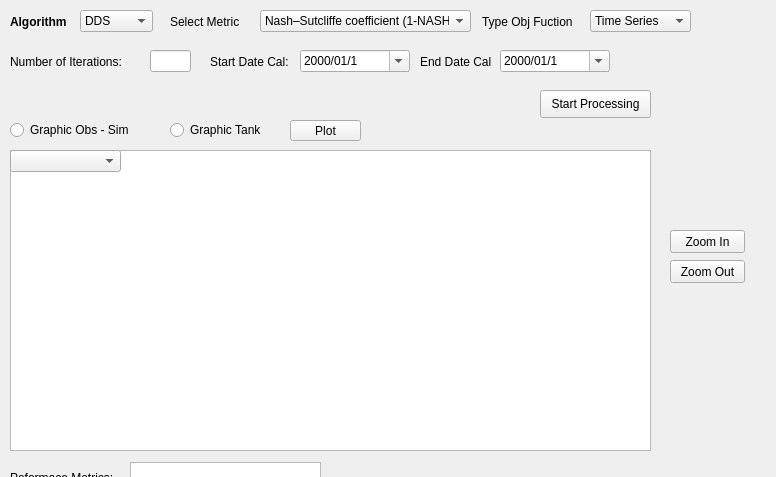
            <widget class="QWidget" name="Step2">
             <property name="geometry">
              <rect>
               <x>0</x>
               <y>0</y>
               <width>776</width>
               <height>477</height>
              </rect>
             </property>
             <attribute name="label">
              <string>Step 2 - Hydrological Calibration</string>
             </attribute>
             <widget class="QLabel" name="label_46">
              <property name="geometry">
               <rect>
                <x>10</x>
                <y>14</y>
                <width>61</width>
                <height>16</height>
               </rect>
              </property>
              <property name="text">
               <string>&lt;html&gt;&lt;head/&gt;&lt;body&gt;&lt;p&gt;&lt;span style=&quot; font-size:9pt; font-weight:600;&quot;&gt;Algorithm&lt;/span&gt;&lt;/p&gt;&lt;/body&gt;&lt;/html&gt;</string>
              </property>
             </widget>
             <widget class="QComboBox" name="Algorithm">
              <property name="geometry">
               <rect>
                <x>80</x>
                <y>10</y>
                <width>73</width>
                <height>22</height>
               </rect>
              </property>
              <item>
               <property name="text">
                <string>DDS</string>
               </property>
              </item>
              <item>
               <property name="text">
                <string>LHS</string>
               </property>
              </item>
              <item>
               <property name="text">
                <string>SCE</string>
               </property>
              </item>
             </widget>
             <widget class="QLabel" name="label_47">
              <property name="geometry">
               <rect>
                <x>170</x>
                <y>14</y>
                <width>101</width>
                <height>16</height>
               </rect>
              </property>
              <property name="text">
               <string>&lt;html&gt;&lt;head/&gt;&lt;body&gt;&lt;p&gt;&lt;span style=&quot; font-size:9pt;&quot;&gt;Select Metric&lt;/span&gt;&lt;/p&gt;&lt;/body&gt;&lt;/html&gt;</string>
              </property>
             </widget>
             <widget class="QComboBox" name="Metricas">
              <property name="geometry">
               <rect>
                <x>260</x>
                <y>10</y>
                <width>211</width>
                <height>22</height>
               </rect>
              </property>
              <item>
               <property name="text">
                <string>Nash–Sutcliffe coefficient (1-NASH)</string>
               </property>
              </item>
              <item>
               <property name="text">
                <string>Index of agreement</string>
               </property>
              </item>
              <item>
               <property name="text">
                <string>Normalized absolute error</string>
               </property>
              </item>
              <item>
               <property name="text">
                <string>Correlation Coefficient</string>
               </property>
              </item>
              <item>
               <property name="text">
                <string>Coefficient of Determination</string>
               </property>
              </item>
              <item>
               <property name="text">
                <string>Mean Squared Error</string>
               </property>
              </item>
              <item>
               <property name="text">
                <string>Root Mean Squared Error</string>
               </property>
              </item>
              <item>
               <property name="text">
                <string>Mean Absolute Error</string>
               </property>
              </item>
              <item>
               <property name="text">
                <string>Relative Root Mean Squared Error</string>
               </property>
              </item>
              <item>
               <property name="text">
                <string>Composite function (NASH - IA - EAN)</string>
               </property>
              </item>
             </widget>
             <widget class="QLabel" name="label_122">
              <property name="geometry">
               <rect>
                <x>10</x>
                <y>54</y>
                <width>181</width>
                <height>16</height>
               </rect>
              </property>
              <property name="text">
               <string>&lt;html&gt;&lt;head/&gt;&lt;body&gt;&lt;p&gt;&lt;span style=&quot; font-size:9pt;&quot;&gt;Number of Iterations:&lt;/span&gt;&lt;/p&gt;&lt;/body&gt;&lt;/html&gt;</string>
              </property>
             </widget>
             <widget class="QLineEdit" name="QNumIter">
              <property name="geometry">
               <rect>
                <x>150</x>
                <y>50</y>
                <width>41</width>
                <height>22</height>
               </rect>
              </property>
             </widget>
             <widget class="QGraphicsView" name="graphicsView_H">
              <property name="geometry">
               <rect>
                <x>10</x>
                <y>150</y>
                <width>641</width>
                <height>301</height>
               </rect>
              </property>
             </widget>
             <widget class="QPushButton" name="Run_process_Hydro_Cal">
              <property name="geometry">
               <rect>
                <x>540</x>
                <y>90</y>
                <width>111</width>
                <height>28</height>
               </rect>
              </property>
              <property name="text">
               <string>Start Processing</string>
              </property>
             </widget>
             <widget class="QRadioButton" name="Plot_sim_obs">
              <property name="geometry">
               <rect>
                <x>10</x>
                <y>120</y>
                <width>141</width>
                <height>20</height>
               </rect>
              </property>
              <property name="text">
               <string>Graphic Obs - Sim</string>
              </property>
             </widget>
             <widget class="QRadioButton" name="plot_tank">
              <property name="geometry">
               <rect>
                <x>170</x>
                <y>120</y>
                <width>111</width>
                <height>20</height>
               </rect>
              </property>
              <property name="text">
               <string>Graphic Tank</string>
              </property>
             </widget>
             <widget class="QPushButton" name="Plot_G">
              <property name="geometry">
               <rect>
                <x>290</x>
                <y>120</y>
                <width>71</width>
                <height>21</height>
               </rect>
              </property>
              <property name="text">
               <string>Plot</string>
              </property>
             </widget>
             <widget class="QComboBox" name="comboBox">
              <property name="geometry">
               <rect>
                <x>10</x>
                <y>150</y>
                <width>111</width>
                <height>22</height>
               </rect>
              </property>
             </widget>
             <widget class="QPushButton" name="zoom_in_button">
              <property name="geometry">
               <rect>
                <x>670</x>
                <y>230</y>
                <width>75</width>
                <height>23</height>
               </rect>
              </property>
              <property name="text">
               <string>Zoom In</string>
              </property>
             </widget>
             <widget class="QPushButton" name="zoom_out_button">
              <property name="geometry">
               <rect>
                <x>670</x>
                <y>260</y>
                <width>75</width>
                <height>23</height>
               </rect>
              </property>
              <property name="text">
               <string>Zoom Out</string>
              </property>
             </widget>
             <widget class="QLabel" name="label_50">
              <property name="geometry">
               <rect>
                <x>482</x>
                <y>14</y>
                <width>121</width>
                <height>16</height>
               </rect>
              </property>
              <property name="text">
               <string>&lt;html&gt;&lt;head/&gt;&lt;body&gt;&lt;p&gt;&lt;span style=&quot; font-size:9pt;&quot;&gt;Type Obj Fuction&lt;/span&gt;&lt;/p&gt;&lt;/body&gt;&lt;/html&gt;</string>
              </property>
             </widget>
             <widget class="QComboBox" name="Tipo_Funcion">
              <property name="geometry">
               <rect>
                <x>590</x>
                <y>10</y>
                <width>101</width>
                <height>22</height>
               </rect>
              </property>
              <item>
               <property name="text">
                <string>Time Series</string>
               </property>
              </item>
              <item>
               <property name="text">
                <string>t-Student</string>
               </property>
              </item>
             </widget>
             <widget class="QDateEdit" name="start_date">
              <property name="geometry">
               <rect>
                <x>300</x>
                <y>50</y>
                <width>110</width>
                <height>22</height>
               </rect>
              </property>
              <property name="currentSection">
               <enum>QDateTimeEdit::YearSection</enum>
              </property>
              <property name="displayFormat">
               <string>yyyy/MM/d</string>
              </property>
              <property name="calendarPopup">
               <bool>true</bool>
              </property>
              <property name="timeSpec">
               <enum>Qt::LocalTime</enum>
              </property>
             </widget>
             <widget class="QLabel" name="label_17">
              <property name="geometry">
               <rect>
                <x>210</x>
                <y>54</y>
                <width>141</width>
                <height>16</height>
               </rect>
              </property>
              <property name="text">
               <string>&lt;html&gt;&lt;head/&gt;&lt;body&gt;&lt;p&gt;Start Date Cal:&lt;/p&gt;&lt;/body&gt;&lt;/html&gt;</string>
              </property>
             </widget>
             <widget class="QDateEdit" name="end_date">
              <property name="geometry">
               <rect>
                <x>500</x>
                <y>50</y>
                <width>110</width>
                <height>22</height>
               </rect>
              </property>
              <property name="currentSection">
               <enum>QDateTimeEdit::YearSection</enum>
              </property>
              <property name="displayFormat">
               <string>yyyy/MM/d</string>
              </property>
              <property name="calendarPopup">
               <bool>true</bool>
              </property>
              <property name="timeSpec">
               <enum>Qt::LocalTime</enum>
              </property>
             </widget>
             <widget class="QLabel" name="label_18">
              <property name="geometry">
               <rect>
                <x>420</x>
                <y>54</y>
                <width>131</width>
                <height>16</height>
               </rect>
              </property>
              <property name="text">
               <string>&lt;html&gt;&lt;head/&gt;&lt;body&gt;&lt;p&gt;End Date Cal&lt;/p&gt;&lt;/body&gt;&lt;/html&gt;</string>
              </property>
             </widget>
             <widget class="QPushButton" name="Next_Step_3">
              <property name="geometry">
               <rect>
                <x>630</x>
                <y>480</y>
                <width>101</width>
                <height>21</height>
               </rect>
              </property>
              <property name="text">
               <string>Next</string>
              </property>
             </widget>
             <widget class="QLabel" name="label_123">
              <property name="geometry">
               <rect>
                <x>10</x>
                <y>470</y>
                <width>181</width>
                <height>16</height>
               </rect>
              </property>
              <property name="text">
               <string>&lt;html&gt;&lt;head/&gt;&lt;body&gt;&lt;p&gt;&lt;span style=&quot; font-size:9pt;&quot;&gt;Peformace Metrics:&lt;/span&gt;&lt;/p&gt;&lt;/body&gt;&lt;/html&gt;</string>
              </property>
             </widget>
             <widget class="QPlainTextEdit" name="Peformance_H">
              <property name="geometry">
               <rect>
                <x>130</x>
                <y>462</y>
                <width>191</width>
                <height>31</height>
               </rect>
              </property>
             </widget>
            </widget>
